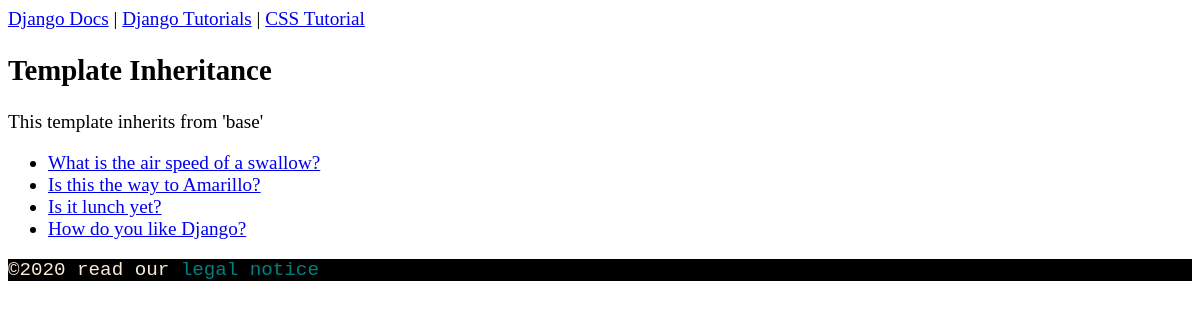
The app's page /polls/child/, older data.
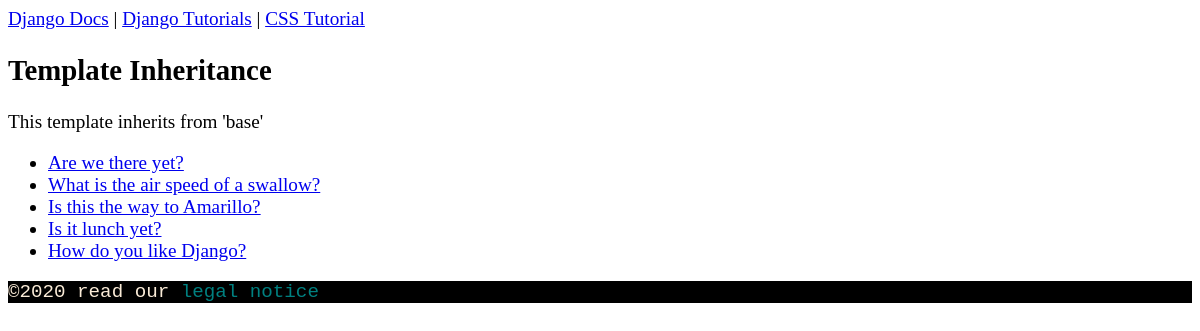
The same page, newer data.
### polls/models.py (models this page shows, shortened)
class Question(models.Model):
    question_text = models.CharField(max_length=200)
    pub_date      = models.DateTimeField('data published')

### polls/views.py (the view)
# urls.py: path( 'child/', views.ChildView.as_view(), name='child' ),
class ChildView(generic.ListView):
    template_name = 'polls/child.html'
    context_object_name = 'latest_question_list'
    def get_queryset(self):
        return Question.objects.order_by('-pub_date')

### polls/templates/polls/child.html (shortened to what this page needs)
{% extends "polls/base.html" %}
{% block content %}
    <h2>Template Inheritance</h2>
    <p>This template inherits from 'base'</p>
    {% if latest_question_list %}
    <ul>
        {% for question in latest_question_list %}
        <li><a href="{% url 'polls:detail' question.id %}">{{ question.question_text }}</a></li>
        {% endfor %}
    </ul>
    {% else %}
    <h3>There are no questions yet</h3>
    {% endif  %}
{% endblock %}

Row changes from the older to the newer data that the page shows:
added Question: question_text "Are we there yet?"
